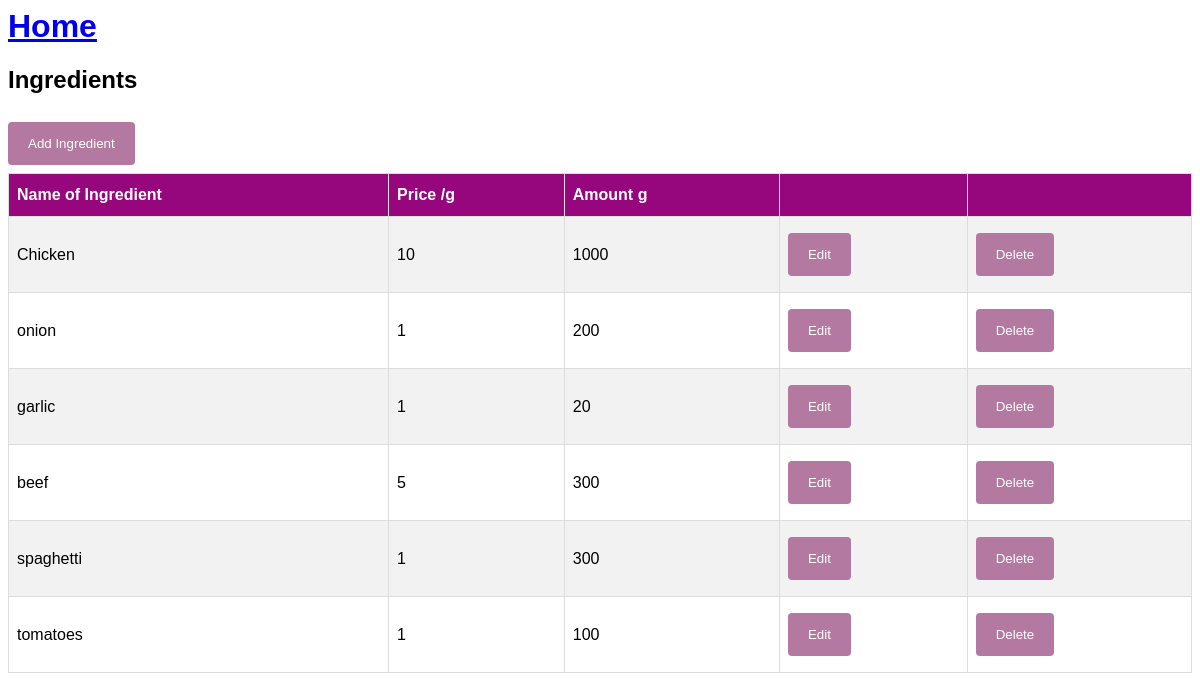
Screenshot of /ingredients/list/ (signed in) with the database file from the repository.
### recipe/models.py (models this page shows, shortened)
class Ingredients(models.Model):
    ingredients = models.CharField(max_length=20)
    price = models.IntegerField()
    amount = models.IntegerField()

### recipe/views.py (the view)
# urls.py: path('ingredients/list/', views.IngredientsList.as_view(), name="ingredientslist"),
class IngredientsList(LoginRequiredMixin, ListView):
   model = Ingredients

### recipe/templates/recipe/ingredients_list.html
{% extends 'recipe/base.html' %}
{% block content %}
<h2>Ingredients</h2>
<a href="{% url 'ingredientscreate' %}"><button class="btn">Add Ingredient</button></a>
<table id="recipes">
  <tr>
    <th>Name of Ingredient</th>
    <th>Price /g</th>
    <th>Amount g</th>
      <th> </th>
      <th> </th>
  </tr>
  {% for ingredients in ingredients_list %}
  <tr>
      <td>{{ ingredients.ingredients }}</td>
      <td>{{ ingredients.price }}</td>
      <td>{{ ingredients.amount }}</td>
      <td><a href="{% url 'ingredientsupdate' ingredients.id %}"><button>Edit</button></a></td>
      <td><a href="{% url 'ingredientsdelete' ingredients.id %}"><button>Delete</button></a></td>
  </tr>
  {% endfor %}
</table>
{% endblock %}

### recipe/templates/recipe/base.html (shortened to what this page needs)
<head>
    </head>
    <body>
    <a href="{% url 'home' %}"><h1>Home</h1></a>
    {% block content %} {% endblock %}
</body>

### recipe/templates/recipe/base.html (style rules this page uses)
body { font-family: Arial, Helvetica, sans-serif; }
table { border-collapse: collapse; width: 100%; }
td, th { border: 1px solid #ddd; padding: 8px; }
tr:nth-child(even) { background-color: #f2f2f2; }
th { padding-top: 12px; padding-bottom: 12px; text-align: left; background-color: #96067c; color: white; }
button, input[type=submit] { background-color: #b379a1; color: white; padding: 14px 20px; margin: 8px 0; border: none; border-radius: 4px; cursor: pointer; }

### rows the page displays
Ingredients: ingredients "Chicken", price "10", amount "1000"
Ingredients: ingredients "onion", price "1", amount "200"
Ingredients: ingredients "garlic", price "1", amount "20"
Ingredients: ingredients "beef", price "5", amount "300"
Ingredients: ingredients "spaghetti", price "1", amount "300"
Ingredients: ingredients "tomatoes", price "1", amount "100"
